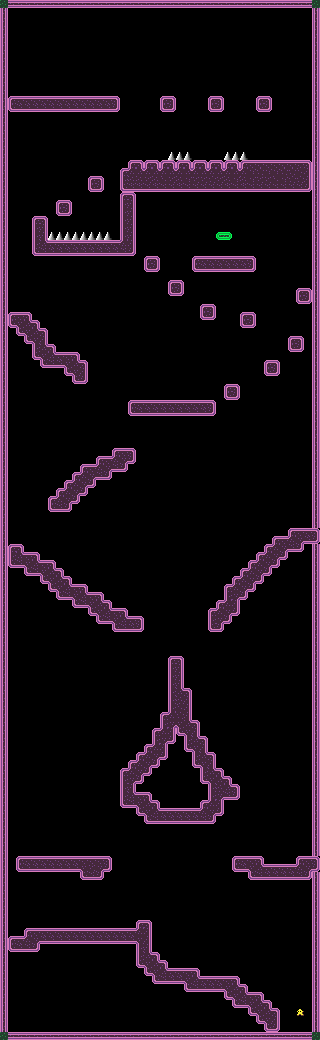

Below is a game level as drawn by its tile map, then a one-line description and the .tmx that defines it (tile-layer data replaced by summaries):
An orthogonal 40x130 tile map with 8x8 px tiles, 1 tile layer (Tile Layer 1).

<map version="1.10" tiledversion="1.10.2" orientation="orthogonal" renderorder="right-down" width="40" height="130" tilewidth="8" tileheight="8" infinite="0" nextlayerid="2" nextobjectid="1">
 <tileset firstgid="1" source="../purple.tsx" />
 <layer id="1" name="Tile Layer 1" width="40" height="130">
  <data>[5200 cells, 1037 non-empty, 24 distinct tile ids]</data>
 </layer>
</map>
